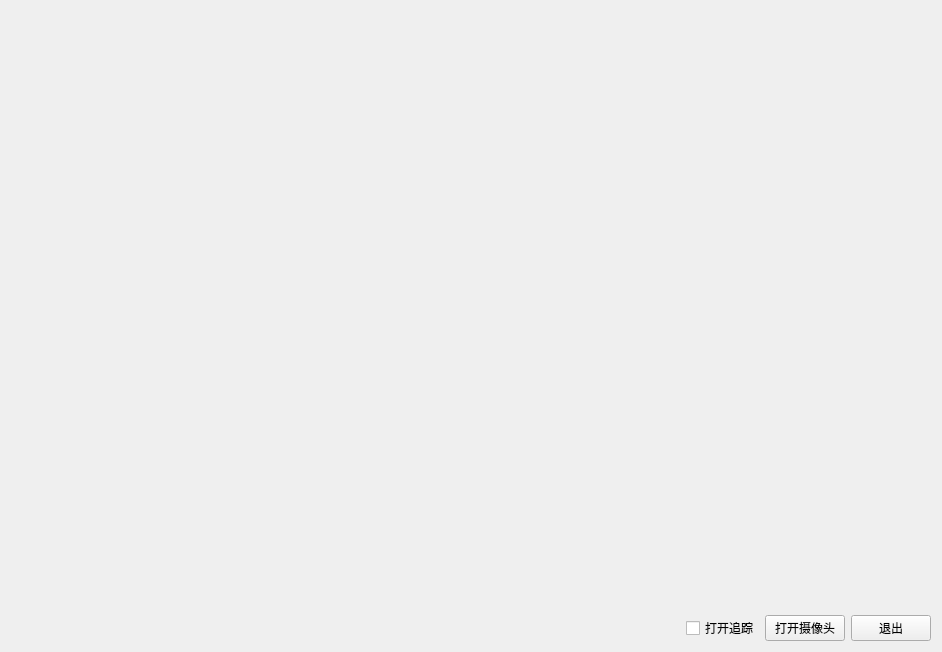
<?xml version="1.0" encoding="UTF-8"?>
<ui version="4.0">
 <class>Widget</class>
 <widget class="QWidget" name="Widget">
  <property name="geometry">
   <rect>
    <x>0</x>
    <y>0</y>
    <width>942</width>
    <height>652</height>
   </rect>
  </property>
  <property name="windowTitle">
   <string>Widget</string>
  </property>
  <layout class="QGridLayout" name="gridLayout">
   <item row="1" column="2">
    <widget class="QPushButton" name="btnOpenVedio">
     <property name="text">
      <string>打开摄像头</string>
     </property>
    </widget>
   </item>
   <item row="1" column="0">
    <spacer name="horizontalSpacer">
     <property name="orientation">
      <enum>Qt::Horizontal</enum>
     </property>
     <property name="sizeHint" stdset="0">
      <size>
       <width>763</width>
       <height>20</height>
      </size>
     </property>
    </spacer>
   </item>
   <item row="1" column="1">
    <widget class="QCheckBox" name="ckb_Track">
     <property name="text">
      <string>打开追踪</string>
     </property>
    </widget>
   </item>
   <item row="1" column="3">
    <widget class="QPushButton" name="btnQuit">
     <property name="text">
      <string>退出</string>
     </property>
    </widget>
   </item>
   <item row="0" column="0" colspan="4">
    <widget class="QLabel" name="picshow">
     <property name="text">
      <string/>
     </property>
    </widget>
   </item>
  </layout>
 </widget>
 <layoutdefault spacing="6" margin="11"/>
 <resources/>
 <connections/>
</ui>
